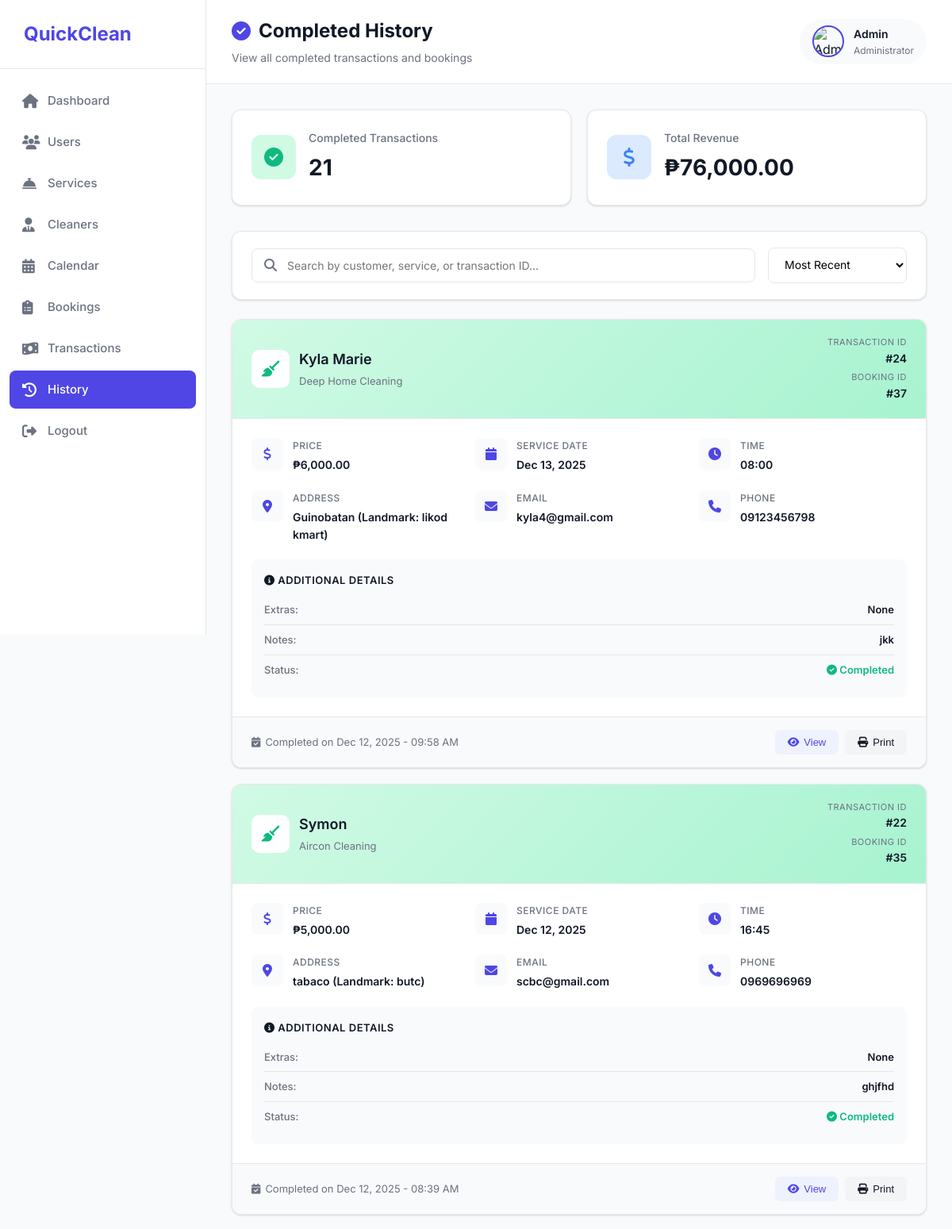
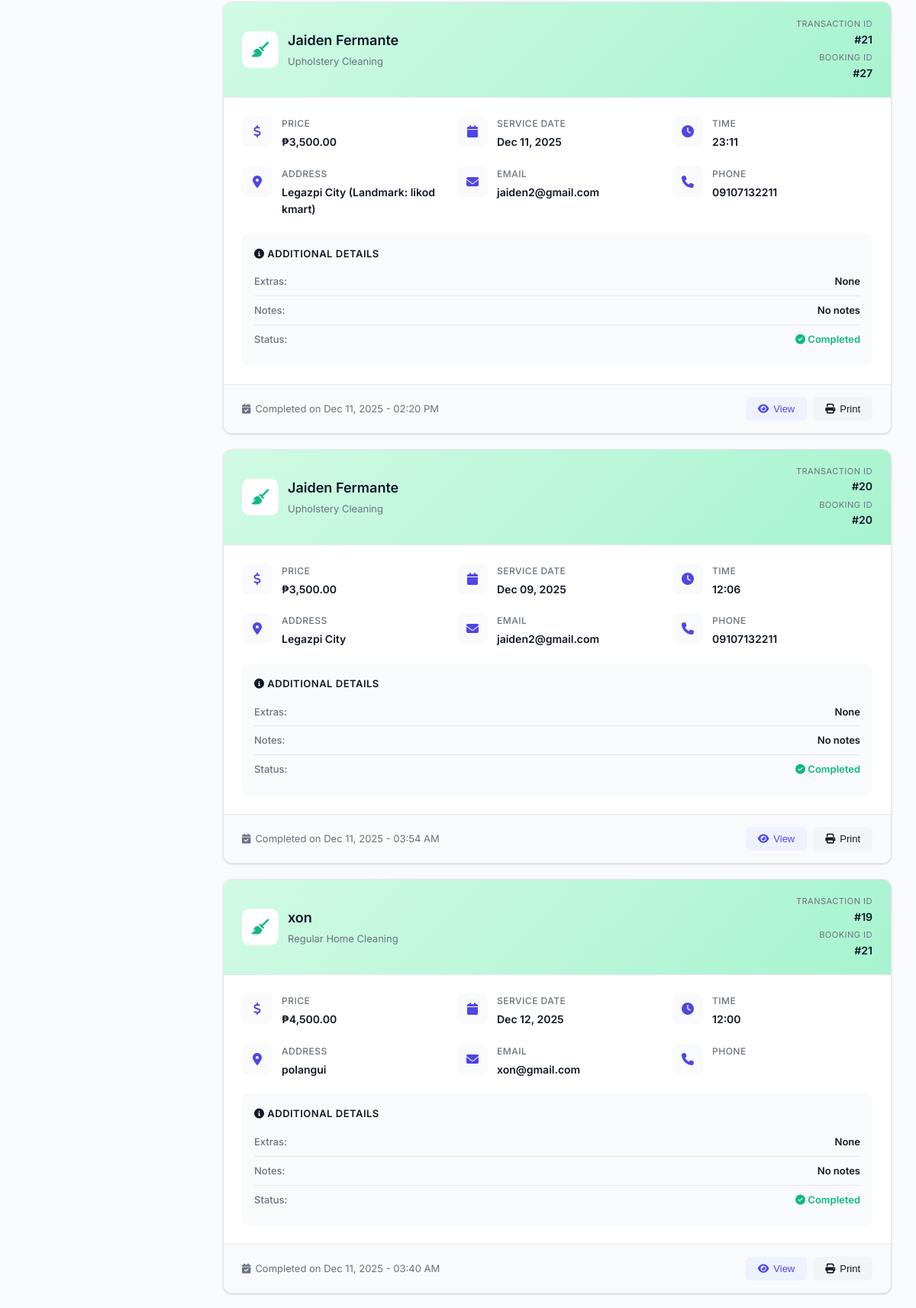
Screenshot of /Admin/history.php (signed in, upper part) with the database file from the repository (2 pictures, top to bottom).
### tables this page shows
CREATE TABLE `transactions` (
  `transaction_id` int(11) NOT NULL,
  `booking_id` int(11) NOT NULL,
  `customer_name` varchar(100) NOT NULL,
  `service_name` varchar(100) NOT NULL,
  `date` date NOT NULL,
  `time` varchar(50) DEFAULT NULL,
  `address` text DEFAULT NULL,
  `phone` varchar(20) DEFAULT NULL,
  `email` varchar(100) DEFAULT NULL,
  `status` enum('on the way','completed') DEFAULT 'on the way',
  `action_date` timestamp NULL DEFAULT current_timestamp(),
  `proof_image` varchar(255) DEFAULT NULL,
  `completed_at` timestamp NULL DEFAULT NULL
);

CREATE TABLE `bookings` (
  `booking_id` int(11) NOT NULL,
  `user_id` int(11) NOT NULL,
  `service_id` int(11) NOT NULL,
  `service_name` varchar(100) NOT NULL,
  `price` decimal(10,2) DEFAULT NULL,
  `date` date NOT NULL,
  `time` varchar(50) DEFAULT NULL,
  `extras` text DEFAULT NULL,
  `name` varchar(100) NOT NULL,
  `phone` varchar(20) NOT NULL,
  `email` varchar(100) DEFAULT NULL,
  `address` text NOT NULL,
  `notes` text DEFAULT NULL,
  `status` enum('pending','accepted','declined') DEFAULT 'pending',
  `created_at` timestamp NULL DEFAULT current_timestamp()
);

### Admin/history.php (the view, shortened to what this page needs)
<?php
$admin_name = $_SESSION['name'] ?? "Admin";
$servername = "localhost";
$username = "root";
$password = "";
$dbname = "quickclean";
$conn = new mysqli($servername, $username, $password, $dbname);
$sql = "
    SELECT t.transaction_id, t.booking_id, t.customer_name, t.service_name, t.date, t.time, t.address, t.phone, t.email, t.status, t.action_date,
           b.extras, b.notes, b.price
    FROM transactions t
    LEFT JOIN bookings b ON t.booking_id = b.booking_id
    WHERE t.status = 'completed'
    ORDER BY t.action_date DESC
";
$result = $conn->query($sql);
$total_completed = $result->num_rows;
$revenue_sql = "SELECT SUM(b.price) as total_revenue FROM transactions t LEFT JOIN bookings b ON t.booking_id = b.booking_id WHERE t.status = 'completed'";
$revenue_result = $conn->query($revenue_sql);
$total_revenue = $revenue_result->fetch_assoc()['total_revenue'] ?? 0;
?>
<!DOCTYPE html>
<html lang="en">
<head>
<link rel="stylesheet" href="https://cdnjs.cloudflare.com/ajax/libs/font-awesome/6.4.0/css/all.min.css">
</head>
<body>
<div class="sidebar" id="sidebar">
  <div class="sidebar-header">
    <h2><i class="fas fa-sparkles"></i> QuickClean</h2>
  </div>
  <ul class="sidebar-menu">
    <li><a href="admindashboard.php"><i class="fas fa-home"></i> Dashboard</a></li>
    <li><a href="customers.php"><i class="fas fa-users"></i> Users</a></li>
    <li><a href="services.php"><i class="fas fa-concierge-bell"></i> Services</a></li>
    <li><a href="cleaners.php"><i class="fas fa-user-tie"></i> Cleaners</a></li>
    <li><a href="calendar.php"><i class="fas fa-calendar-alt"></i> Calendar</a></li>
    <li><a href="booking.php"><i class="fas fa-clipboard-list"></i> Bookings</a></li>
    <li><a href="transactions.php"><i class="fas fa-money-bill-wave"></i> Transactions</a></li>
    <li><a href="history.php" class="active"><i class="fas fa-history"></i> History</a></li>
    <li><a href="logout.php"><i class="fas fa-sign-out-alt"></i> Logout</a></li>
  </ul>
</div>
<div class="main-content">
  <div class="topbar">
    <div class="topbar-left">
      <h1><i class="fas fa-check-circle"></i> Completed History</h1>
      <p>View all completed transactions and bookings</p>
    </div>
    <div class="admin-profile">
      <img src="https://cdn-icons-png.flaticon.com/512/3135/3135715.png" alt="Admin">
      <div class="admin-profile-info">
        <span><?= htmlspecialchars($admin_name) ?></span>
        <small>Administrator</small>
      </div>
    </div>
  </div>
  <div class="content-container">
    <div class="stats-row">
      <div class="stat-card">
        <div class="stat-icon completed">
          <i class="fas fa-check-circle"></i>
        </div>
        <div class="stat-info">
          <h3>Completed Transactions</h3>
          <p><?= number_format($total_completed) ?></p>
        </div>
      </div>
      <div class="stat-card">
        <div class="stat-icon revenue">
          <i class="fas fa-dollar-sign"></i>
        </div>
        <div class="stat-info">
          <h3>Total Revenue</h3>
          <p>₱<?= number_format($total_revenue, 2) ?></p>
        </div>
      </div>
    </div>
    <div class="filter-bar">
      <div class="search-box">
        <i class="fas fa-search"></i>
        <input type="text" id="searchInput" placeholder="Search by customer, service, or transaction ID...">
      </div>
      <select class="filter-select" id="sortFilter">
        <option value="recent">Most Recent</option>
      </select>
    </div>
    <div class="history-grid">
      <?php
      if ($result && $result->num_rows > 0) {
        $result->data_seek(0);
        while ($row = $result->fetch_assoc()) {
          $extras = $row['extras'] ? $row['extras'] : 'None';
          $notes = $row['notes'] ? $row['notes'] : 'No notes';
          $price = $row['price'] ? number_format($row['price'], 2) : '0.00';
          echo "
          <div class='history-card'
               data-customer='" . strtolower($row['customer_name']) . "'
               data-service='" . strtolower($row['service_name']) . "'
               data-transaction='" . $row['transaction_id'] . "'
               data-price='" . $row['price'] . "'
               data-date='" . strtotime($row['action_date']) . "'>
            <div class='history-header'>
              <div class='history-title'>
                <div class='history-icon'>
                  <i class='fas fa-broom'></i>
                </div>
                <div class='history-info'>
                  <h3>{$row['customer_name']}</h3>
                  <p>{$row['service_name']}</p>
                </div>
              </div>
              <div class='history-ids'>
                <div class='label'>Transaction ID</div>
                <div class='value'>#{$row['transaction_id']}</div>
                <div class='label' style='margin-top: 4px;'>Booking ID</div>
                <div class='value'>#{$row['booking_id']}</div>
              </div>
            </div>
            <div class='history-body'>
              <div class='detail-grid'>
                <div class='detail-item'>
                  <div class='detail-icon'>
                    <i class='fas fa-dollar-sign'></i>
                  </div>
                  <div class='detail-content'>
                    <div class='detail-label'>Price</div>
                    <div class='detail-value'>₱{$price}</div>
                  </div>
                </div>
                <div class='detail-item'>
                  <div class='detail-icon'>
                    <i class='fas fa-calendar'></i>
                  </div>
                  <div class='detail-content'>
                    <div class='detail-label'>Service Date</div>
                    <div class='detail-value'>" . date('M d, Y', strtotime($row['date'])) . "</div>
                  </div>
                </div>
                <div class='detail-item'>
                  <div class='detail-icon'>
                    <i class='fas fa-clock'></i>
                  </div>
                  <div class='detail-content'>
                    <div class='detail-label'>Time</div>
                    <div class='detail-value'>{$row['time']}</div>
                  </div>
                </div>
                <div class='detail-item'>
                  <div class='detail-icon'>
                    <i class='fas fa-map-marker-alt'></i>
                  </div>
                  <div class='detail-content'>
                    <div class='detail-label'>Address</div>
                    <div class='detail-value'>{$row['address']}</div>
                  </div>
                </div>
                <div class='detail-item'>
                  <div class='detail-icon'>
                    <i class='fas fa-envelope'></i>
                  </div>
                  <div class='detail-content'>
                    <div class='detail-label'>Email</div>
                    <div class='detail-value'>{$row['email']}</div>
                  </div>
                </div>
                <div class='detail-item'>
                  <div class='detail-icon'>
                    <i class='fas fa-phone'></i>
                  </div>
                  <div class='detail-content'>
                    <div class='detail-label'>Phone</div>
                    <div class='detail-value'>{$row['phone']}</div>
                  </div>
                </div>
              </div>
              <div class='additional-info'>
                <h4><i class='fas fa-info-circle'></i> Additional Details</h4>
                <div class='info-row'>
                  <span class='info-label'>Extras:</span>
                  <span class='info-value'>{$extras}</span>
                </div>
                <div class='info-row'>
                  <span class='info-label'>Notes:</span>
                  <span class='info-value'>{$notes}</span>
                </div>
                <div class='info-row'>
                  <span class='info-label'>Status:</span>
                  <span class='info-value' style='color: var(--secondary);'>
                    <i class='fas fa-check-circle'></i> Completed
                  </span>
                </div>
              </div>
            </div>
            <div class='history-footer'>
              <div class='footer-time'>
                <i class='fas fa-calendar-check'></i>
                Completed on " . date('M d, Y - h:i A', strtotime($row['action_date'])) . "
              </div>
              <div class='action-buttons'>
                <button class='btn btn-view' title='View Full Details'>
                  <i class='fas fa-eye'></i> View
                </button>
                <button class='btn btn-print' title='Print Receipt'>
                  <i class='fas fa-print'></i> Print
                </button>
              </div>
            </div>
          </div>
          ";
        }
      }
      ?>
    </div>
  </div>
</div>
</body>
</html>

### rows the page displays
transactions: customer_name "Kyla Marie", service_name "Deep Home Cleaning", transaction_id "24", booking "37", booking.price "6,000.00", date "Dec 13, 2025", time "08:00", address "Guinobatan (Landmark: likod kmart)", email "kyla4@gmail.com", phone "09123456798", booking.extras "None", booking.notes "jkk", action_date "Dec 12, 2025 - 09:58 AM"
transactions: customer_name "Symon", service_name "Aircon Cleaning", transaction_id "22", booking "35", booking.price "5,000.00", date "Dec 12, 2025", time "16:45", address "tabaco (Landmark: butc)", email "scbc@gmail.com", phone "0969696969", booking.extras "None", booking.notes "ghjfhd", action_date "Dec 12, 2025 - 08:39 AM"
transactions: customer_name "Jaiden Fermante", service_name "Upholstery Cleaning", transaction_id "21", booking "27", booking.price "3,500.00", date "Dec 11, 2025", time "23:11", address "Legazpi City (Landmark: likod kmart)", email "jaiden2@gmail.com", phone "09107132211", booking.extras "None", booking.notes "No notes", action_date "Dec 11, 2025 - 02:20 PM"
transactions: customer_name "Jaiden Fermante", service_name "Upholstery Cleaning", transaction_id "20", booking "20", booking.price "3,500.00", date "Dec 09, 2025", time "12:06", address "Legazpi City", email "jaiden2@gmail.com", phone "09107132211", booking.extras "None", booking.notes "No notes", action_date "Dec 11, 2025 - 03:54 AM"
transactions: customer_name "xon", service_name "Regular Home Cleaning", transaction_id "19", booking "21", booking.price "4,500.00", date "Dec 12, 2025", time "12:00", address "polangui", email "xon@gmail.com", booking.extras "None", booking.notes "No notes", action_date "Dec 11, 2025 - 03:40 AM"

### other values shown
$admin_name "Admin"
$total_completed "21"
$total_revenue "76,000.00"
